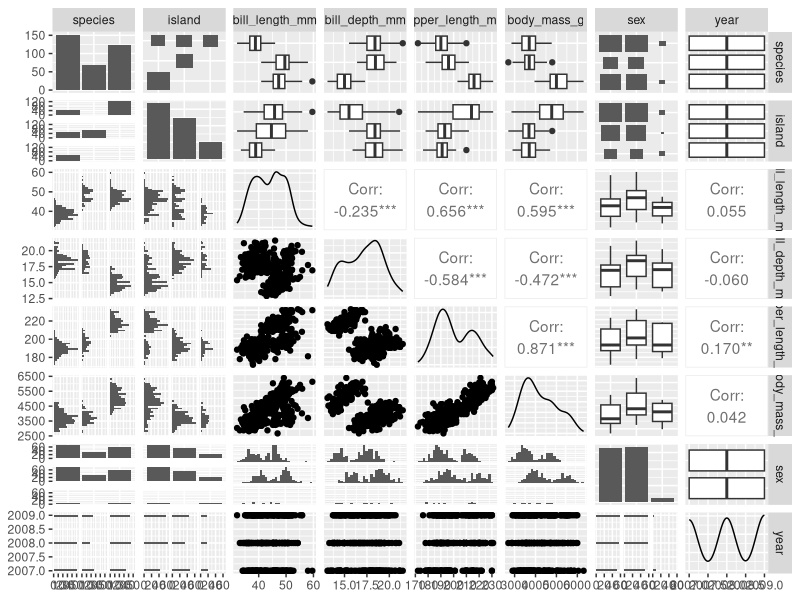
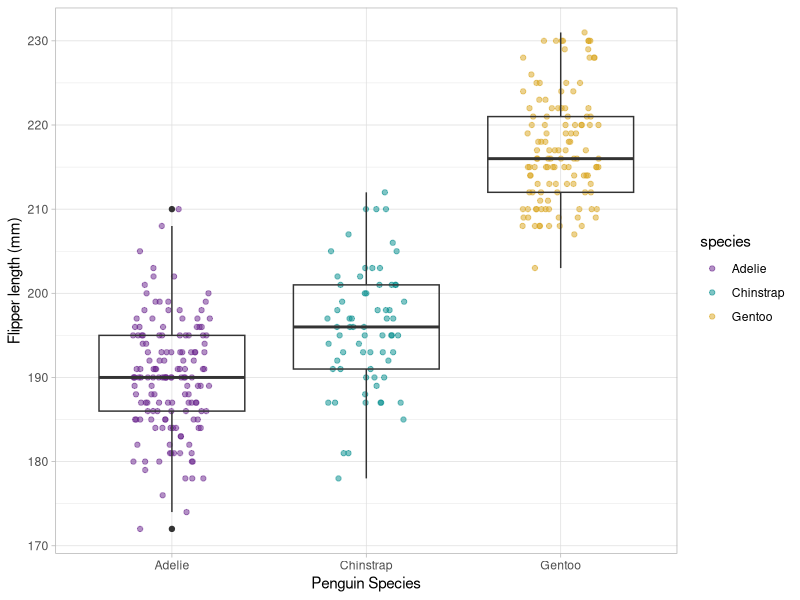
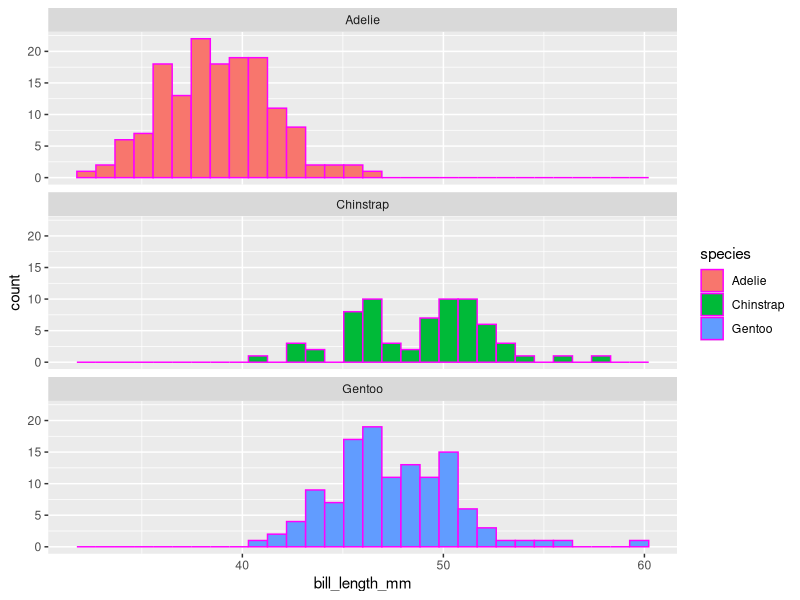

Reproduce these figures in R, in order.
## ---- chunk 1
#| warning: false
#| echo: false

library(tidyverse)
library(palmerpenguins)
library(GGally) #install.packages("GGally")
library(skimr) #install.packages("skimr")

#if packages don't work, remember to install packages in the consol and to use ""
## ---- chunk 2
#| include: false

#Tell me the column names
names(penguins)

#What are the dimensions?
dim(penguins)

#Can you show me the first six lines?
head(penguins)

#Can you show me the last six lines? 
tail(penguins)
## ---- chunk 3
skim(penguins)

#skim is great way to see overview of the data, including histogram of distribution
## ---- chunk 4
#| warning: false
GGally::ggpairs(penguins)
## ---- chunk 5
#| echo: false
ggplot(data = penguins, aes(x = species, y = flipper_length_mm)) + geom_jitter(width = 0.2, 
                                                                               alpha = 0.5, height = 0,
                                                                               aes(color = species)) + 
  geom_boxplot(fill = NA) +
  theme_light() + scale_color_manual(values = c("darkorchid4", "cyan4", "goldenrod")) + 
  labs(x = "Penguin Species", y = "Flipper length (mm)", legend = "Species")
## ---- chunk 6
ggplot(data = penguins, aes(x = bill_length_mm)) + 
  geom_histogram(aes(fill = species), color = "magenta") +  facet_wrap(~species, ncol = 1)
  
